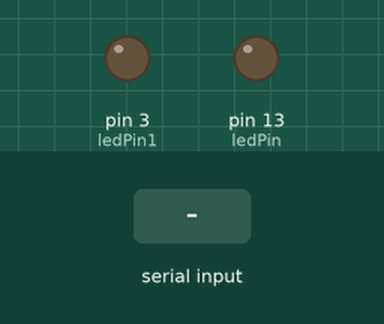
This sketch was run on a simulated Arduino Uno, built with avr-gcc and run on an emulated ATmega328P. Shown: output pins drawn as LEDs (lit = HIGH). The test bench sets the inputs (shaded band).

Above: at 1.2 s.
1.3 s: "1" received over Serial
At 1.8 s:
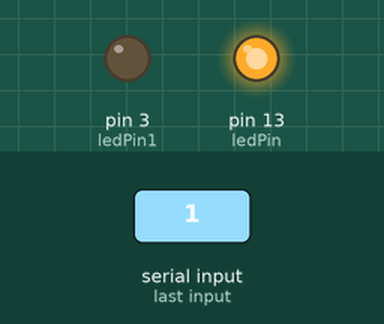
2.8 s: "3" received over Serial
At 3.1 s:
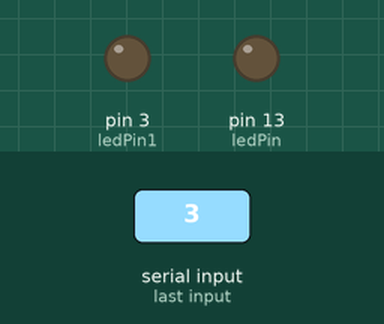
Timing chart, 0 to 5.8 s (numbered marks = the images above; inputs shaded):
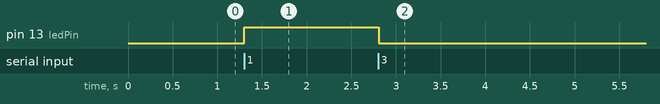

Measured:
- after the input at 1.3 s, pin 13 (ledPin): LOW → HIGH at once
- after the input at 2.8 s, pin 13 (ledPin): HIGH → LOW at once

The sketch:

Ardu-Processing.ino.ino
```cpp
//--------------------------------------------//
//Programa: Ardu-Processing.ino
//Autor: Enrique Rodriugez Vela (Enero 2018)
//--------------------------------------------//
 char val; // Data received from the serial port
 char val1; // Data received from the serial port
 char val2; // Data received from the serial port
 int ledPin = 13; // Set the pin to digital I/O 13
 int ledPin1 = 3;

 void setup() {
   pinMode(ledPin, OUTPUT);  // Set pin as OUTPUT
   pinMode(ledPin1, OUTPUT);  // Set pin as OUTPUT
   Serial.begin(9600); // Start serial communication at 9600 bps
 }
 void loop() {
   if (Serial.available())
   { // If data is available to read,
     val = Serial.read();// read it and store it in val
     val1 = Serial.read();
     val2 = Serial.read();
   }
   if (val == '1')
   { // If 1 was received
     digitalWrite(ledPin, HIGH); // turn the LED on
   } else {
     digitalWrite(ledPin, LOW); // otherwise turn it off
   }
   delay(10); // Wait 10 milliseconds for next reading

   if (val1 == '3')
   { // If 1 was received
     digitalWrite(ledPin1, HIGH); // turn the LED on
   }
   if (val2 == '4')
   { // If 1 was received
     digitalWrite(ledPin1, LOW); // turn the LED on
   }

}
```
